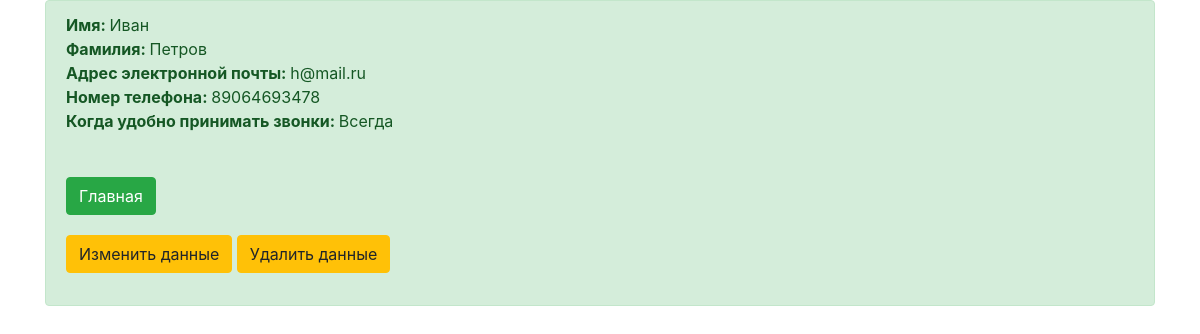
The page /profile/4/ on the database its author committed.
### mainapp/models.py (models this page shows, shortened)
class User(AbstractUser):
    patronymic = models.CharField('Отчество', max_length=50, null=True, blank=True)
    role = models.CharField('Роль', max_length=50, default="Пользователь")
    phone = models.CharField('Номер телефона', max_length=50)
    convenient_time = models.CharField('Когда удобно принимать звонки', max_length=50)
    status_user = models.CharField(max_length=20, choices=UserStatus.CHOICES, default=UserStatus.waiting)

### mainapp/views.py (the view)
# urls.py: path('profile/<int:id>/', views.render_profile, name='profile'),
def render_profile(request, id):
    seller = User.objects.get(id=id)
    announcement = Announcement.objects.all()
    announcement_user = Announcement.objects.filter(user=id)
    category = Category.objects.all()
    cities = Cities.objects.all()
    region = Region.objects.all()
    moderation = ModerationAd.objects.all()
    return render(request, "profile.html", {'seller': seller, 'announcement': announcement,
                                            'category': category,
                                            'cities': cities,
                                            'region': region,
                                            'moderation': moderation,
                                            'announcement_user': announcement_user})

### mainapp/templatetags/auth_extras.py (called while the page is built)
@register.filter(name='has_group')
def has_group(user, group_name):
    group = Group.objects.get(name=group_name)
    return True if group in user.groups.all() else False

### templates/profile.html (shortened to what this page needs)
{% load auth_extras %}
<!DOCTYPE html>
<html lang="en">
<head>
    <link rel="stylesheet" href="https://maxcdn.bootstrapcdn.com/bootstrap/4.1.3/css/bootstrap.min.css">
</head>
<body>
<div class="container">
    <div class="about">
        <div class="seller">
            <div class="alert alert-success" role="alert">
                <b>Имя: </b> {{ seller.first_name }}<br>
                <b>Фамилия: </b> {{ seller.last_name }}<br>
                <b>Адрес электронной почты: </b> {{ seller.email }}<br>
                <b>Номер телефона: </b> {{ seller.phone }}<br>
                <b>Когда удобно принимать звонки: </b> {{ seller.convenient_time }}<br><br>
                <a class="btn btn-success" style="margin-top: 20px; margin-bottom: 20px" href="{% url 'mainapp:index' %}" role="button">Главная</a><br>
                <a class="btn btn-warning" href="{% url 'mainapp:info_update' seller.id %}" role="button" style="margin-bottom: 20px">Изменить данные</a>
                <a class="btn btn-warning" href="{% url 'mainapp:info_delete' seller.id %}" role="button" style="margin-bottom: 20px">Удалить данные</a>
            </div>
        </div>
    </div>
</div>
</body>
</html>

### rows shown on the page
User: first_name "Иван", last_name "Петров", email "h@mail.ru", phone "89064693478", convenient_time "Всегда"
